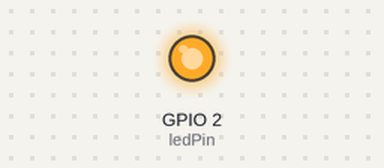
This sketch was run on a simulated ESP32-S3. Shown: output pins drawn as LEDs (lit = HIGH).

Above: at 1.0 s.
At 3.0 s:
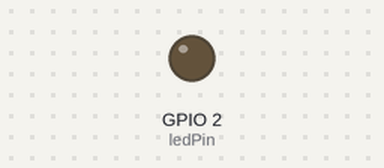
Timing chart, 0 to 5.2 s (numbered marks = the images above):
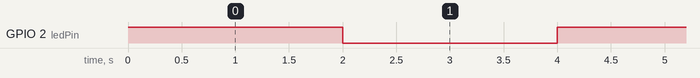

Measured:
- by itself, GPIO 2 (ledPin): alternates HIGH for 2.0 s and LOW for 2.0 s

The sketch:

BLINKLED.ino.ino
```cpp
#include <Arduino.h>
// Define LED pin (on most ESP32-S3 boards, built-in LED is GPIO 2)
const int ledPin = 2;
void setup() {
  pinMode(ledPin, OUTPUT);
}
void loop() {
  digitalWrite(ledPin, HIGH);   // Turn LED ON
  delay(2000);                  // Wait 2 seconds
  digitalWrite(ledPin, LOW);    // Turn LED OFF
  delay(2000);                  // Wait 2 seconds
}
```
